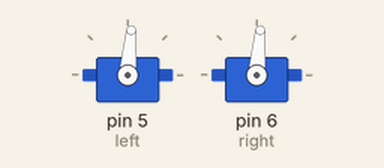
The sketch below on a simulated Arduino Uno, built with avr-gcc and run on an emulated ATmega328P. Parts: 2 × servo. What the sketch prints to the serial monitor is not drawn.

Above: at 0.05 s.
Timing chart, 0 to 3.0 s (numbered marks = the images above):
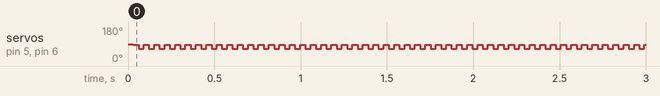

The sketch:

amy_motor_test.ino
```cpp
#include <Servo.h>

Servo left, right;
static int leftCentre = 75;
static int rightCentre = 75;
static int centreZone = 50;
static int delta = 10;
static int idealWidth = 150;
static int minWidth = 50;
static int widthHysterisis = 20;


void setup() {
  // put your setup code here, to run once:
  Serial.begin(9600);
  Serial.print("Basebot says hello!\n");
  left.attach(5);
  right.attach(6);
}

void loop() {
  // put your main code here, to run repeatedly:
  delay(30);
  left.attach(5);
  right.attach(6);
  turnRight();
  delay(30);
  turnLeft();
}

void forward() {
  Serial.println("Forwards");
  right.write(rightCentre - delta);
  left.write(leftCentre + delta);
}
void back() {
  Serial.println("Run away!");
  right.write(rightCentre + delta);
  left.write(leftCentre - delta);
}
void turnLeft() {
  Serial.println("Left!");
  left.write(leftCentre - delta);
  right.write(rightCentre - delta);
}
void turnRight() {
  Serial.println("Right!");
  right.write(rightCentre + delta);
  left.write(leftCentre + delta);
}
void stop() {
  Serial.println("Stop");
  right.write(rightCentre);
  left.write(leftCentre);
}
```

Measured:
- by itself, servo on pin 5 (left), servo on pin 6 (right): alternates 85° for 0.03 s and 65° for 0.03 s
